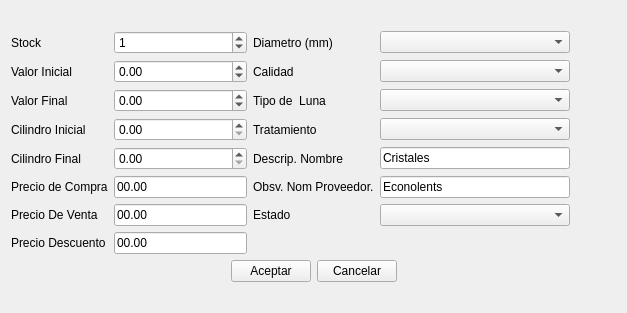
<?xml version="1.0" encoding="UTF-8"?>
<ui version="4.0">
 <class>ui_agregarLuna</class>
 <widget class="QWidget" name="ui_agregarLuna">
  <property name="geometry">
   <rect>
    <x>0</x>
    <y>0</y>
    <width>627</width>
    <height>313</height>
   </rect>
  </property>
  <property name="windowTitle">
   <string>Form</string>
  </property>
  <layout class="QGridLayout" name="gridLayout_2">
   <item row="0" column="0">
    <layout class="QGridLayout" name="gridLayout">
     <item row="6" column="1">
      <widget class="QLineEdit" name="lineEdit_precioVenta">
       <property name="text">
        <string>00.00</string>
       </property>
      </widget>
     </item>
     <item row="2" column="1">
      <widget class="QDoubleSpinBox" name="doubleSpinBox_Final">
       <property name="minimum">
        <double>-20.000000000000000</double>
       </property>
       <property name="singleStep">
        <double>0.250000000000000</double>
       </property>
      </widget>
     </item>
     <item row="7" column="0">
      <widget class="QLabel" name="label_7">
       <property name="text">
        <string>Precio Descuento</string>
       </property>
      </widget>
     </item>
     <item row="1" column="0">
      <widget class="QLabel" name="label_13">
       <property name="text">
        <string>Valor Inicial</string>
       </property>
      </widget>
     </item>
     <item row="5" column="0">
      <widget class="QLabel" name="label_20">
       <property name="text">
        <string>Precio de Compra</string>
       </property>
      </widget>
     </item>
     <item row="2" column="2">
      <widget class="QLabel" name="label_10">
       <property name="sizePolicy">
        <sizepolicy hsizetype="Preferred" vsizetype="Preferred">
         <horstretch>0</horstretch>
         <verstretch>0</verstretch>
        </sizepolicy>
       </property>
       <property name="minimumSize">
        <size>
         <width>0</width>
         <height>0</height>
        </size>
       </property>
       <property name="text">
        <string>Tipo de  Luna</string>
       </property>
      </widget>
     </item>
     <item row="0" column="3">
      <widget class="MyComboBox" name="comboBox_diametro">
       <property name="sizePolicy">
        <sizepolicy hsizetype="Expanding" vsizetype="Fixed">
         <horstretch>0</horstretch>
         <verstretch>0</verstretch>
        </sizepolicy>
       </property>
       <property name="minimumSize">
        <size>
         <width>0</width>
         <height>0</height>
        </size>
       </property>
      </widget>
     </item>
     <item row="3" column="0">
      <widget class="QLabel" name="label_5">
       <property name="text">
        <string>Cilindro Inicial</string>
       </property>
      </widget>
     </item>
     <item row="1" column="4">
      <widget class="QPushButton" name="pushButton_xCalidad">
       <property name="sizePolicy">
        <sizepolicy hsizetype="Fixed" vsizetype="Fixed">
         <horstretch>0</horstretch>
         <verstretch>0</verstretch>
        </sizepolicy>
       </property>
       <property name="minimumSize">
        <size>
         <width>0</width>
         <height>0</height>
        </size>
       </property>
       <property name="text">
        <string/>
       </property>
       <property name="icon">
        <iconset resource="../Icons/Icons.qrc">
         <normaloff>:/Icons/1349716373_monotone_close_exit_delete_small.png</normaloff>:/Icons/1349716373_monotone_close_exit_delete_small.png</iconset>
       </property>
       <property name="autoDefault">
        <bool>false</bool>
       </property>
       <property name="flat">
        <bool>true</bool>
       </property>
      </widget>
     </item>
     <item row="4" column="0">
      <widget class="QLabel" name="label_2">
       <property name="text">
        <string>Cilindro Final</string>
       </property>
      </widget>
     </item>
     <item row="1" column="2">
      <widget class="QLabel" name="label_11">
       <property name="sizePolicy">
        <sizepolicy hsizetype="Preferred" vsizetype="Preferred">
         <horstretch>0</horstretch>
         <verstretch>0</verstretch>
        </sizepolicy>
       </property>
       <property name="minimumSize">
        <size>
         <width>0</width>
         <height>0</height>
        </size>
       </property>
       <property name="text">
        <string>Calidad</string>
       </property>
      </widget>
     </item>
     <item row="3" column="4">
      <widget class="QPushButton" name="pushButton_xTratamiento">
       <property name="sizePolicy">
        <sizepolicy hsizetype="Fixed" vsizetype="Fixed">
         <horstretch>0</horstretch>
         <verstretch>0</verstretch>
        </sizepolicy>
       </property>
       <property name="text">
        <string/>
       </property>
       <property name="icon">
        <iconset resource="../Icons/Icons.qrc">
         <normaloff>:/Icons/1349716373_monotone_close_exit_delete_small.png</normaloff>:/Icons/1349716373_monotone_close_exit_delete_small.png</iconset>
       </property>
       <property name="autoDefault">
        <bool>false</bool>
       </property>
       <property name="flat">
        <bool>true</bool>
       </property>
      </widget>
     </item>
     <item row="1" column="3">
      <widget class="MyComboBox" name="comboBox_calidad">
       <property name="sizePolicy">
        <sizepolicy hsizetype="Expanding" vsizetype="Fixed">
         <horstretch>0</horstretch>
         <verstretch>0</verstretch>
        </sizepolicy>
       </property>
       <property name="minimumSize">
        <size>
         <width>0</width>
         <height>0</height>
        </size>
       </property>
      </widget>
     </item>
     <item row="6" column="0">
      <widget class="QLabel" name="label_19">
       <property name="text">
        <string>Precio De Venta</string>
       </property>
      </widget>
     </item>
     <item row="8" column="0" colspan="5">
      <layout class="QHBoxLayout" name="horizontalLayout">
       <item>
        <spacer name="horizontalSpacer">
         <property name="orientation">
          <enum>Qt::Horizontal</enum>
         </property>
         <property name="sizeHint" stdset="0">
          <size>
           <width>40</width>
           <height>20</height>
          </size>
         </property>
        </spacer>
       </item>
       <item>
        <widget class="QPushButton" name="pushButton_aceptar">
         <property name="text">
          <string>Aceptar</string>
         </property>
         <property name="shortcut">
          <string>Ctrl+G</string>
         </property>
        </widget>
       </item>
       <item>
        <widget class="QPushButton" name="pushButton_cancelar">
         <property name="text">
          <string>Cancelar</string>
         </property>
         <property name="shortcut">
          <string>Esc</string>
         </property>
        </widget>
       </item>
       <item>
        <spacer name="horizontalSpacer_2">
         <property name="orientation">
          <enum>Qt::Horizontal</enum>
         </property>
         <property name="sizeHint" stdset="0">
          <size>
           <width>40</width>
           <height>20</height>
          </size>
         </property>
        </spacer>
       </item>
      </layout>
     </item>
     <item row="2" column="4">
      <widget class="QPushButton" name="pushButton_xTipoLuna">
       <property name="sizePolicy">
        <sizepolicy hsizetype="Fixed" vsizetype="Fixed">
         <horstretch>0</horstretch>
         <verstretch>0</verstretch>
        </sizepolicy>
       </property>
       <property name="text">
        <string/>
       </property>
       <property name="icon">
        <iconset resource="../Icons/Icons.qrc">
         <normaloff>:/Icons/1349716373_monotone_close_exit_delete_small.png</normaloff>:/Icons/1349716373_monotone_close_exit_delete_small.png</iconset>
       </property>
       <property name="flat">
        <bool>true</bool>
       </property>
      </widget>
     </item>
     <item row="1" column="1">
      <widget class="QDoubleSpinBox" name="doubleSpinBox_Inicio">
       <property name="minimum">
        <double>-20.000000000000000</double>
       </property>
       <property name="singleStep">
        <double>0.250000000000000</double>
       </property>
      </widget>
     </item>
     <item row="3" column="2">
      <widget class="QLabel" name="label_9">
       <property name="sizePolicy">
        <sizepolicy hsizetype="Preferred" vsizetype="Preferred">
         <horstretch>0</horstretch>
         <verstretch>0</verstretch>
        </sizepolicy>
       </property>
       <property name="minimumSize">
        <size>
         <width>0</width>
         <height>0</height>
        </size>
       </property>
       <property name="text">
        <string>Tratamiento</string>
       </property>
      </widget>
     </item>
     <item row="0" column="0">
      <widget class="QLabel" name="label_4">
       <property name="text">
        <string>Stock</string>
       </property>
      </widget>
     </item>
     <item row="3" column="1">
      <widget class="QDoubleSpinBox" name="doubleSpinBox_Cilindro">
       <property name="singleStep">
        <double>0.250000000000000</double>
       </property>
      </widget>
     </item>
     <item row="0" column="4">
      <widget class="QPushButton" name="pushButton_xDiametro">
       <property name="sizePolicy">
        <sizepolicy hsizetype="Fixed" vsizetype="Fixed">
         <horstretch>0</horstretch>
         <verstretch>0</verstretch>
        </sizepolicy>
       </property>
       <property name="minimumSize">
        <size>
         <width>0</width>
         <height>0</height>
        </size>
       </property>
       <property name="text">
        <string/>
       </property>
       <property name="icon">
        <iconset resource="../Icons/Icons.qrc">
         <normaloff>:/Icons/1349716373_monotone_close_exit_delete_small.png</normaloff>:/Icons/1349716373_monotone_close_exit_delete_small.png</iconset>
       </property>
       <property name="autoDefault">
        <bool>false</bool>
       </property>
       <property name="flat">
        <bool>true</bool>
       </property>
      </widget>
     </item>
     <item row="7" column="1">
      <widget class="QLineEdit" name="lineEdit_precioDescuento">
       <property name="text">
        <string>00.00</string>
       </property>
      </widget>
     </item>
     <item row="2" column="3">
      <widget class="MyComboBox" name="comboBox_tipoLuna">
       <property name="sizePolicy">
        <sizepolicy hsizetype="Expanding" vsizetype="Fixed">
         <horstretch>0</horstretch>
         <verstretch>0</verstretch>
        </sizepolicy>
       </property>
      </widget>
     </item>
     <item row="0" column="2">
      <widget class="QLabel" name="label">
       <property name="text">
        <string>Diametro (mm)</string>
       </property>
      </widget>
     </item>
     <item row="2" column="0">
      <widget class="QLabel" name="label_14">
       <property name="text">
        <string>Valor Final</string>
       </property>
      </widget>
     </item>
     <item row="0" column="1">
      <widget class="QSpinBox" name="spinBox_stock">
       <property name="minimum">
        <number>0</number>
       </property>
       <property name="maximum">
        <number>999999999</number>
       </property>
       <property name="value">
        <number>1</number>
       </property>
      </widget>
     </item>
     <item row="4" column="1">
      <widget class="QDoubleSpinBox" name="doubleSpinBox_Cilindro_final">
       <property name="singleStep">
        <double>0.250000000000000</double>
       </property>
      </widget>
     </item>
     <item row="5" column="1">
      <widget class="QLineEdit" name="lineEdit_precioCompra">
       <property name="text">
        <string>00.00</string>
       </property>
      </widget>
     </item>
     <item row="3" column="3">
      <widget class="MyComboBox" name="comboBox_tratamiento">
       <property name="sizePolicy">
        <sizepolicy hsizetype="Expanding" vsizetype="Fixed">
         <horstretch>0</horstretch>
         <verstretch>0</verstretch>
        </sizepolicy>
       </property>
       <property name="minimumSize">
        <size>
         <width>0</width>
         <height>0</height>
        </size>
       </property>
      </widget>
     </item>
     <item row="4" column="2">
      <widget class="QLabel" name="label_3">
       <property name="text">
        <string>Descrip. Nombre</string>
       </property>
      </widget>
     </item>
     <item row="6" column="2">
      <widget class="QLabel" name="label_estado">
       <property name="text">
        <string>Estado</string>
       </property>
      </widget>
     </item>
     <item row="6" column="3">
      <widget class="MyComboBox" name="comboBox_estado"/>
     </item>
     <item row="6" column="4">
      <widget class="QPushButton" name="pushButton_xEstado">
       <property name="sizePolicy">
        <sizepolicy hsizetype="Fixed" vsizetype="Fixed">
         <horstretch>0</horstretch>
         <verstretch>0</verstretch>
        </sizepolicy>
       </property>
       <property name="text">
        <string/>
       </property>
       <property name="icon">
        <iconset resource="../Icons/Icons.qrc">
         <normaloff>:/Icons/1349716373_monotone_close_exit_delete_small.png</normaloff>:/Icons/1349716373_monotone_close_exit_delete_small.png</iconset>
       </property>
       <property name="flat">
        <bool>true</bool>
       </property>
      </widget>
     </item>
     <item row="5" column="2">
      <widget class="QLabel" name="label_17">
       <property name="text">
        <string>Obsv. Nom Proveedor.</string>
       </property>
      </widget>
     </item>
     <item row="5" column="3">
      <widget class="QLineEdit" name="lineEdit_observaciones">
       <property name="text">
        <string>Econolents</string>
       </property>
      </widget>
     </item>
     <item row="4" column="3">
      <widget class="QLineEdit" name="lineEdit_descripcion">
       <property name="minimumSize">
        <size>
         <width>190</width>
         <height>0</height>
        </size>
       </property>
       <property name="text">
        <string>Cristales</string>
       </property>
      </widget>
     </item>
    </layout>
   </item>
  </layout>
 </widget>
 <customwidgets>
  <customwidget>
   <class>MyComboBox</class>
   <extends>QComboBox</extends>
   <header location="global">mycombobox.h</header>
   <slots>
    <slot>Eliminar_Item()</slot>
   </slots>
  </customwidget>
 </customwidgets>
 <tabstops>
  <tabstop>spinBox_stock</tabstop>
  <tabstop>doubleSpinBox_Inicio</tabstop>
  <tabstop>doubleSpinBox_Final</tabstop>
  <tabstop>doubleSpinBox_Cilindro</tabstop>
  <tabstop>doubleSpinBox_Cilindro_final</tabstop>
  <tabstop>lineEdit_precioCompra</tabstop>
  <tabstop>lineEdit_precioVenta</tabstop>
  <tabstop>lineEdit_precioDescuento</tabstop>
  <tabstop>comboBox_diametro</tabstop>
  <tabstop>pushButton_xDiametro</tabstop>
  <tabstop>comboBox_calidad</tabstop>
  <tabstop>pushButton_xCalidad</tabstop>
  <tabstop>comboBox_tipoLuna</tabstop>
  <tabstop>pushButton_xTipoLuna</tabstop>
  <tabstop>comboBox_tratamiento</tabstop>
  <tabstop>pushButton_xTratamiento</tabstop>
  <tabstop>lineEdit_descripcion</tabstop>
  <tabstop>lineEdit_observaciones</tabstop>
  <tabstop>comboBox_estado</tabstop>
  <tabstop>pushButton_xEstado</tabstop>
  <tabstop>pushButton_aceptar</tabstop>
  <tabstop>pushButton_cancelar</tabstop>
 </tabstops>
 <resources>
  <include location="../Icons/Icons.qrc"/>
 </resources>
 <connections>
  <connection>
   <sender>pushButton_cancelar</sender>
   <signal>clicked()</signal>
   <receiver>ui_agregarLuna</receiver>
   <slot>close()</slot>
   <hints>
    <hint type="sourcelabel">
     <x>245</x>
     <y>275</y>
    </hint>
    <hint type="destinationlabel">
     <x>199</x>
     <y>149</y>
    </hint>
   </hints>
  </connection>
 </connections>
</ui>
